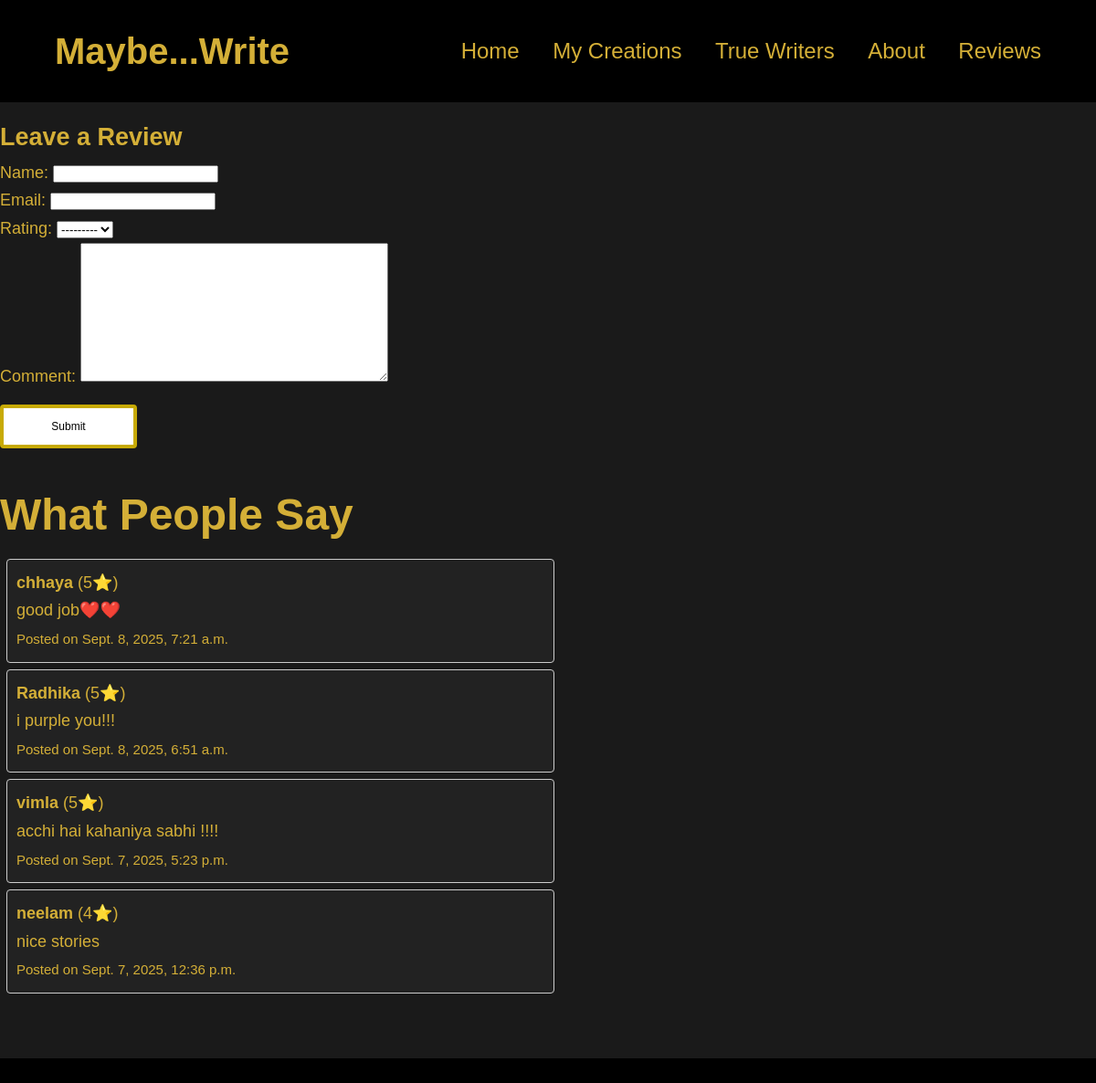
The app's page /reviews/ with its own data.
### sampleapp/models.py (models this page shows)
class Review(models.Model):
    name = models.CharField(max_length=100)
    email = models.EmailField()
    rating = models.IntegerField(choices=[(i, i) for i in range(1, 6)])  # 1 to 5 stars
    comment = models.TextField()
    created_at = models.DateTimeField(auto_now_add=True)

### sampleapp/views.py (the view)
# urls.py: path('reviews/', views.review_page, name='reviews'),
def review_page(request):
    if request.method == 'POST':
        form = ReviewForm(request.POST)
        if form.is_valid():
            form.save()
            return redirect('thank_you')  # redirect to a thank-you page
    else:
        form = ReviewForm()
    reviews = Review.objects.all().order_by('-created_at')[:4]  # latest first
    return render(request, 'Reviews.html', {'form': form, 'reviews': reviews})

### sampleapp/forms.py
class ReviewForm(forms.ModelForm):
    class Meta:
        model = Review
        fields = ['name', 'email', 'rating', 'comment']

### templates/Reviews.html (shortened to what this page needs)
<!DOCTYPE html>
<html lang="en">
<head>
</head>
<body>
     <header>
        <div class="container">
            <h1>Maybe...Write</h1>
            <nav>
                  <a href="/index/">Home</a>
                <a href="/my-creation/">My Creations</a>
                <a href="/true-writers/">True Writers</a>
                <a href="/about/">About</a>
                <a href="/reviews/">Reviews</a>
            </nav>
        </div>
    </header>
<section id="views">
       <div class="check">
   <div class="class"> <h2>Leave a Review</h2>
<form method="post">
    {{ form.as_p }}
    <button type="submit">Submit</button>
</form>
</div>
<div class="text"><h2>What People Say</h2></div>
{% for review in reviews %}
    <div class="style" style="border:1px solid #ccc; margin:7px; padding:10px;">
        <strong>{{ review.name }}</strong> ({{ review.rating }}⭐)
        <p>{{ review.comment }}</p>
        <small>Posted on {{ review.created_at }}</small>
    </div>
{% empty %}
    <p>No reviews yet. Be the first!</p>
{% endfor %}
</div>
</section>
</body>
</html>

### templates/Reviews.html (style rules this page uses)
* { padding: 0; margin: 0; box-sizing: border-box; }
body { min-height: 100vh; width: 100vw; background-color: black; line-height: 1.7; font-family: Arial, sans-serif; color: #d4af37; padding-bottom: 2rem; }
header { background: #000; padding: 3vh 0; }
header .container { display: flex; justify-content: space-between; align-items: center; width: 90vw; max-width: 1200px; height: 8vh; margin: auto; }
header h1 { font-size: 5vh; color: #d4af37; }
nav a { color: #d4af37; text-decoration: none; margin-left: 4vh; font-size: 3vh; transition: color 0.3s; }
#views { width: 100vw; background: #1a1a1a; padding: 1rem 0 4rem; display: flex; flex-direction: column; align-items: center; }
.class { width: 90vw; max-width: 600px; color: #d4af37; display: flex; flex-direction: column; margin-bottom: 2rem; }
.text { margin-top: 2rem; width: 90vw; max-width: 600px; font-size: 2rem; color: #d4af37; }
.style { width: 90vw; max-width: 600px; border: 1px solid #ccc; margin: 0.5rem 0; padding: 10px; background: #222; border-radius: 4px; color: #d4af37; }
.check { width: 100%; color: #d4af37; display: inline-block; font-size: large; }
button { height: 6vh; width: 100%; max-width: 150px; font-size: 1vw; font-family: 'Franklin Gothic Medium', 'Arial Narrow', Arial, sans-serif; background-color: rgb(255, 255, 255); border: 0.5vh solid rgb(199, 170, 5); cursor: pointer; border-radius: 4px; margin-top: 1rem; }

### records on screen
Review: name "chhaya", rating "5", comment "good job❤️❤️", created_at "Sept. 8, 2025, 7:21 a.m."
Review: name "Radhika", rating "5", comment "i purple you!!!", created_at "Sept. 8, 2025, 6:51 a.m."
Review: name "vimla", rating "5", comment "acchi hai kahaniya sabhi !!!!", created_at "Sept. 7, 2025, 5:23 p.m."
Review: name "neelam", rating "4", comment "nice stories", created_at "Sept. 7, 2025, 12:36 p.m."
